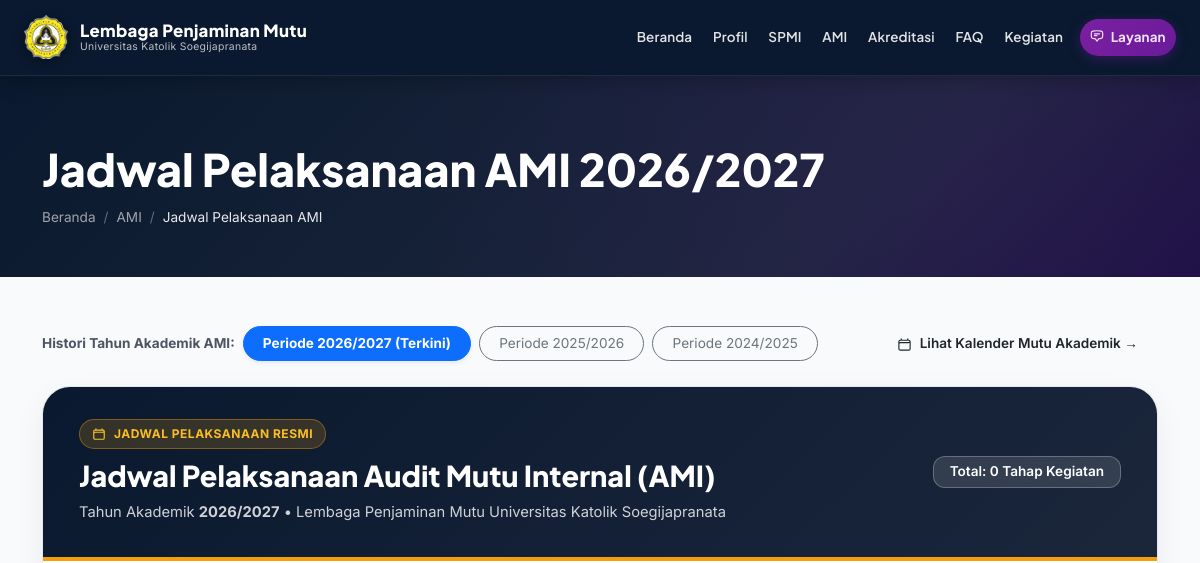
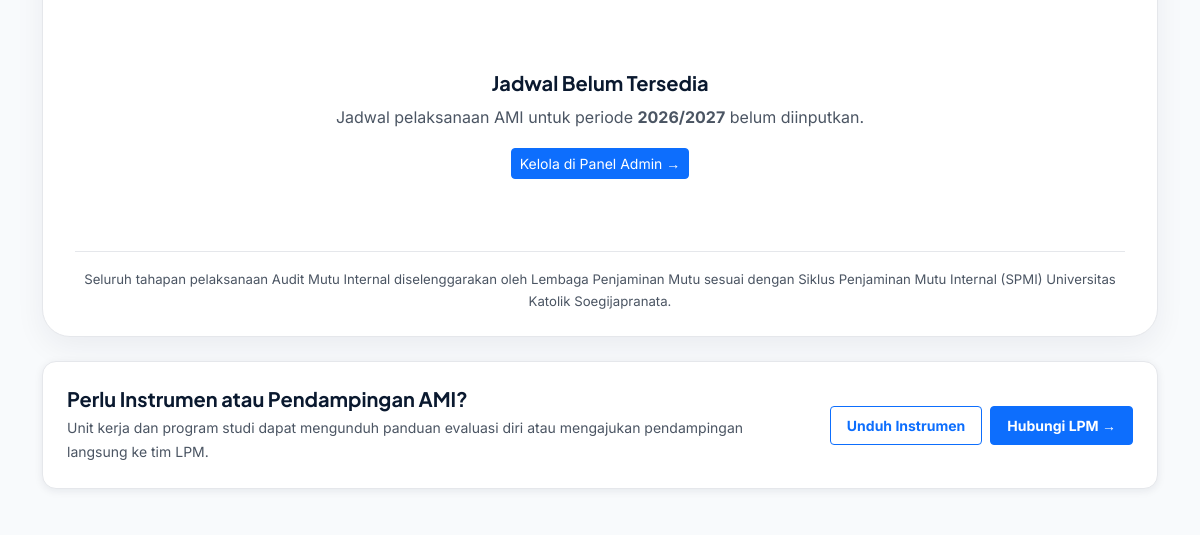
Before: /kalender-ami.php (upper part) with the older database file (2 pictures, top to bottom).
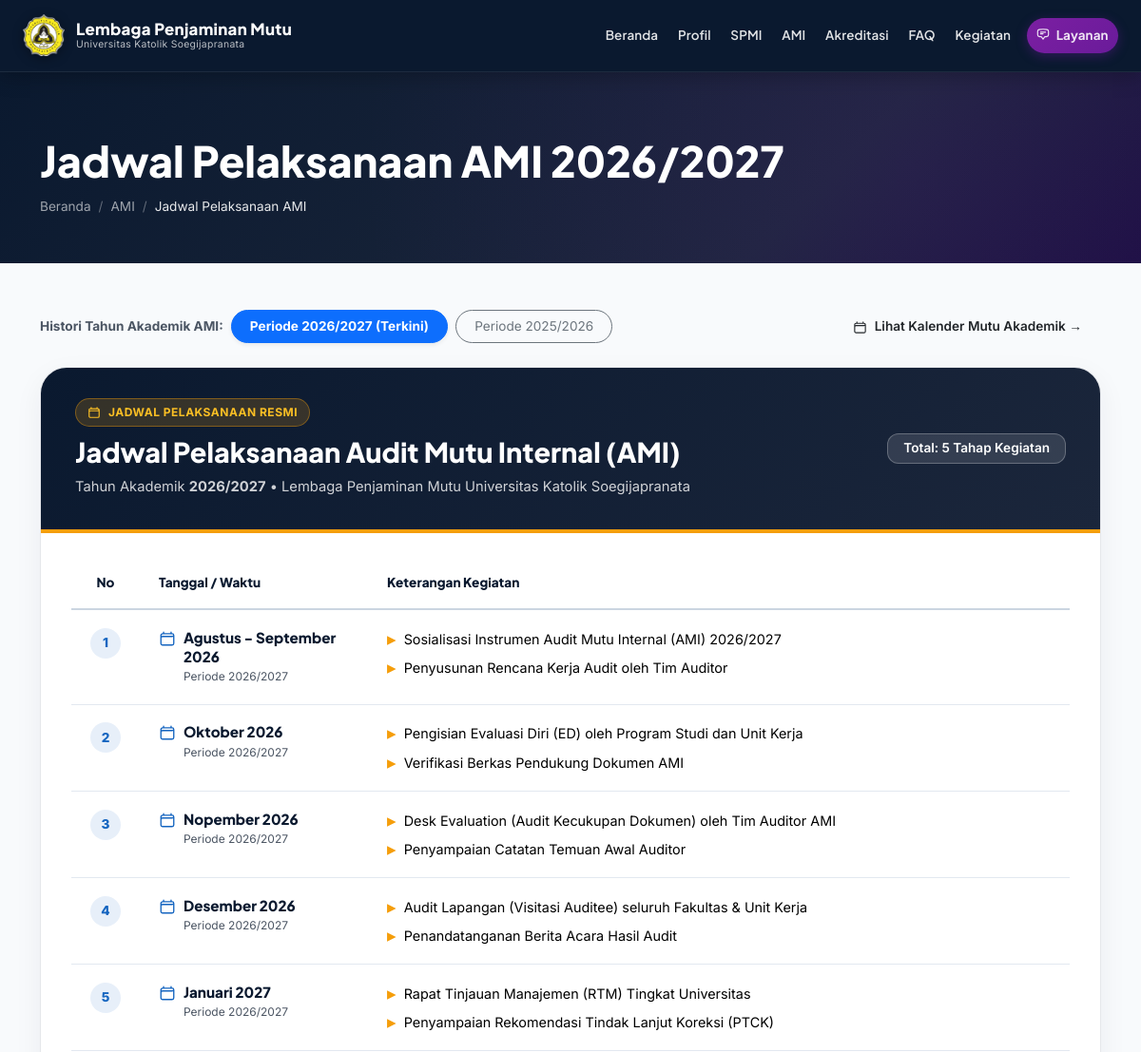
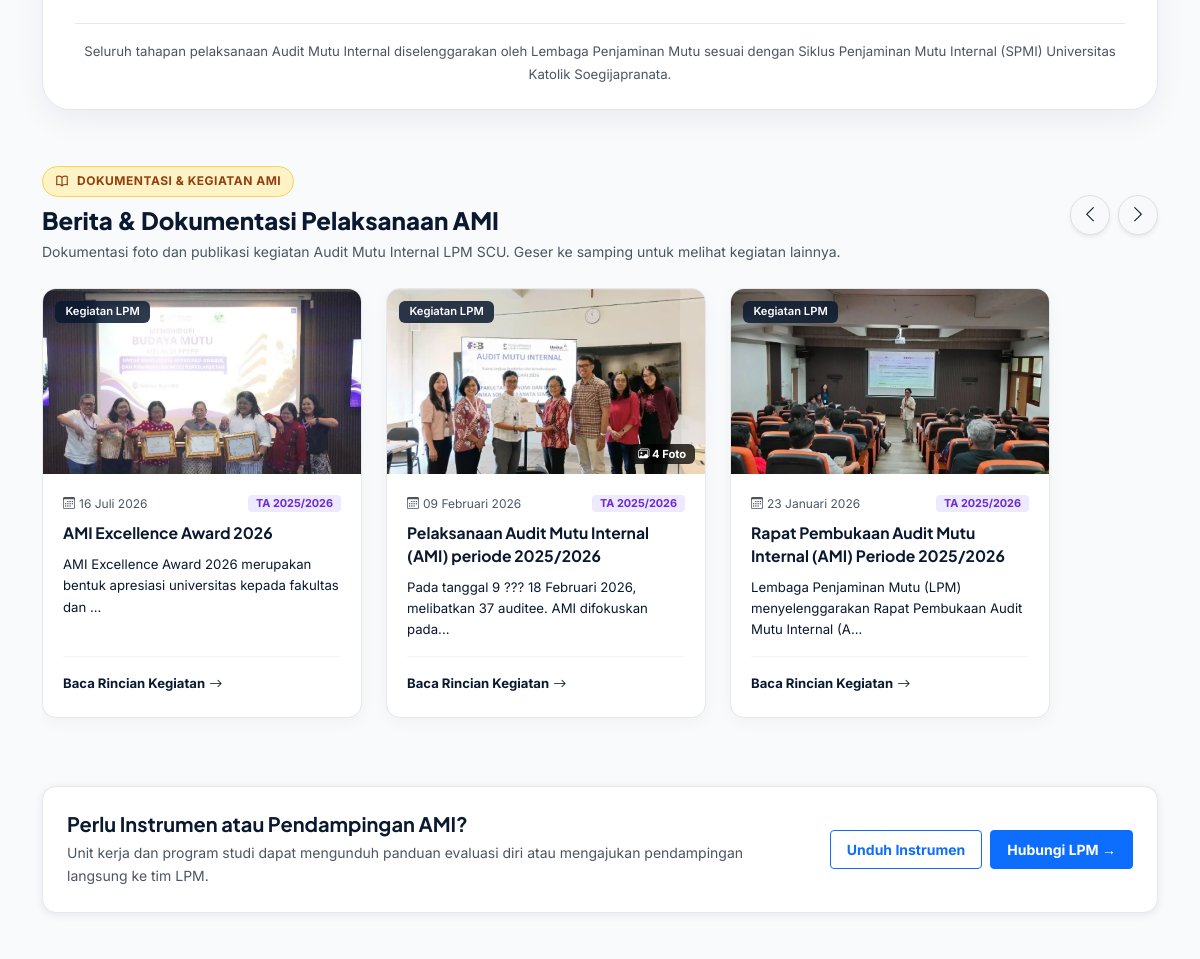
After: the same page with the newer database file (2 pictures, top to bottom).
### tables this page shows
CREATE TABLE `kalender_ami` (
  `id` int(11) NOT NULL AUTO_INCREMENT,
  `tahun_akademik` varchar(50) NOT NULL DEFAULT '2026/2027',
  `bulan_tahun` varchar(100) NOT NULL,
  `urutan` int(11) NOT NULL DEFAULT 1,
  `kegiatan` text NOT NULL,
  `is_active` tinyint(1) NOT NULL DEFAULT 1,
  `created_at` timestamp NOT NULL DEFAULT current_timestamp(),
  `updated_at` timestamp NOT NULL DEFAULT current_timestamp() ON UPDATE current_timestamp(),
  PRIMARY KEY (`id`)
);

CREATE TABLE `berita` (
  `id` int(11) NOT NULL AUTO_INCREMENT,
  `judul` varchar(255) NOT NULL,
  `tipe` varchar(50) DEFAULT 'Berita',
  `slug` varchar(255) NOT NULL,
  `konten` text NOT NULL,
  `gambar` varchar(255) DEFAULT NULL,
  `tanggal_publikasi` date DEFAULT NULL,
  `tampil_di_ami` tinyint(1) NOT NULL DEFAULT 0,
  `created_at` timestamp NULL DEFAULT current_timestamp(),
  PRIMARY KEY (`id`)
);

### config/database.php (called while the page is built, shortened)
<?php
function e(string $str): string {
    return htmlspecialchars($str, ENT_QUOTES, 'UTF-8');
}
function formatTanggal(string $date): string {
    $bulan = [
        1 => 'Januari', 'Februari', 'Maret', 'April',
        'Mei', 'Juni', 'Juli', 'Agustus',
        'September', 'Oktober', 'November', 'Desember'
    ];
    $t = strtotime($date);
    return date('d', $t) . ' ' . $bulan[(int)date('n', $t)] . ' ' . date('Y', $t);
}
function truncate(string $text, int $length = 150): string {
    $text = strip_tags($text);
    return substr($text, 0, $length) . '...';
}
function getTahunAkademik(?string $dateStr): ?string {
    $time = strtotime($dateStr);
    $year  = (int)date('Y', $time);
    $month = (int)date('n', $time);
    if ($month >= 9) {
        return $year . '/' . ($year + 1);
    } else {
        return ($year - 1) . '/' . $year;
    }
}

### kalender-ami.php (the view, shortened to what the rows shown need)
<?php
require_once __DIR__ . '/config/database.php';
$db = getDB();
$list_tahun_ami = $db->query("SELECT DISTINCT tahun_akademik FROM kalender_ami WHERE is_active = 1 ORDER BY tahun_akademik DESC")->fetchAll(PDO::FETCH_COLUMN);
if (empty($list_tahun_ami)) {
    $list_tahun_ami = ['2026/2027', '2025/2026', '2024/2025'];
}
$selected_tahun_ami = trim($_GET['tahun_ami'] ?? ($list_tahun_ami[0] ?? '2026/2027'));
$stmt_ami = $db->prepare("SELECT * FROM kalender_ami WHERE is_active = 1 AND tahun_akademik = ? ORDER BY urutan ASC, id ASC");
$stmt_ami->execute([$selected_tahun_ami]);
$kalender_ami_items = $stmt_ami->fetchAll(PDO::FETCH_ASSOC);
require_once __DIR__ . '/includes/header.php';
?>
<div class="page-banner">
    <div class="container position-relative">
        <h1 class="page-banner-title">Jadwal Pelaksanaan AMI <?= e($selected_tahun_ami) ?></h1>
    </div>
</div>
<section class="py-5 py-md-6" style="background:#F8FAFC;">
    <div class="container">
        <div class="card-lpm mb-4" style="border-radius:var(--radius-xl);overflow:hidden;box-shadow:0 10px 30px rgba(10,25,47,0.06);border:1px solid var(--border);background:#fff;">
            <div style="background:linear-gradient(135deg, #0A192F 0%, #1B263B 100%);color:#ffffff;padding:2rem 2.25rem;border-bottom:4px solid #F59E0B;">
                <div class="d-flex align-items-center justify-content-between flex-wrap gap-3">
                    <div>
                        <h2 style="font-family:var(--font-heading);font-weight:800;font-size:clamp(1.3rem, 2.5vw, 1.8rem);color:#ffffff;margin:0 0 0.35rem;">
                            Jadwal Pelaksanaan Audit Mutu Internal (AMI)
                        </h2>
                    </div>
                </div>
            </div>
            <div style="padding:1.5rem 2rem;">
                <?php if (empty($kalender_ami_items)): ?>
                <div class="text-center py-5">
                    <h5 class="text-navy fw-bold">Jadwal Belum Tersedia</h5>
                    <p class="text-muted">Jadwal pelaksanaan AMI untuk periode <strong><?= e($selected_tahun_ami) ?></strong> belum diinputkan.</p>
                    <a href="<?= SITE_URL ?>/admin/kalender-ami-list.php" class="btn btn-sm btn-primary">
                        Kelola di Panel Admin &rarr;
                    </a>
                </div>
                <?php else: ?>
                <div class="table-responsive">
                    <table class="table align-middle" style="margin-bottom:0;">
                        <thead>
                            <tr style="background:#F1F5F9;border-bottom:2px solid #CBD5E1;">
                                <th style="width:70px;padding:1rem 1.25rem;font-family:var(--font-heading);font-weight:800;color:var(--navy);font-size:0.85rem;text-align:center;">No</th>
                                <th style="width:240px;padding:1rem 1.25rem;font-family:var(--font-heading);font-weight:800;color:var(--navy);font-size:0.85rem;">Tanggal / Waktu</th>
                                <th style="padding:1rem 1.25rem;font-family:var(--font-heading);font-weight:800;color:var(--navy);font-size:0.85rem;">Keterangan Kegiatan</th>
                            </tr>
                        </thead>
                        <tbody>
                            <?php $no = 1; foreach ($kalender_ami_items as $ami):
                                $agenda_lines = array_filter(array_map('trim', explode("\n", $ami['kegiatan'])));
                            ?>
                            <tr style="border-bottom:1px solid #E2E8F0;transition:background 0.15s;">
                                <td style="padding:1.15rem 1.25rem;text-align:center;vertical-align:top;">
                                    <div style="width:32px;height:32px;background:rgba(21,101,192,0.1);color:#1565C0;border-radius:50%;display:inline-flex;align-items:center;justify-content:center;font-weight:800;font-size:0.85rem;">
                                        <?= $no++ ?>
                                    </div>
                                </td>
                                <td style="padding:1.15rem 1.25rem;vertical-align:top;">
                                    <div style="display:flex;align-items:flex-start;gap:8px;">
                                        <div>
                                            <div style="font-family:var(--font-heading);font-weight:800;color:var(--navy);font-size:0.95rem;line-height:1.3;">
                                                <?= e($ami['bulan_tahun']) ?>
                                            </div>
                                            <div style="font-size:0.75rem;color:var(--text-muted);margin-top:2px;">
                                                Periode <?= e($ami['tahun_akademik']) ?>
                                            </div>
                                        </div>
                                    </div>
                                </td>
                                <td style="padding:1.15rem 1.25rem;vertical-align:top;">
                                    <ul style="list-style:none;padding:0;margin:0;display:flex;flex-direction:column;gap:0.45rem;">
                                        <?php foreach ($agenda_lines as $act): ?>
                                        <li style="display:flex;align-items:flex-start;gap:8px;font-size:0.9rem;color:var(--text-main);line-height:1.6;">
                                            <span style="color:#F59E0B;font-size:1.2rem;line-height:1;margin-top:2px;">▸</span>
                                            <span><?= e($act) ?></span>
                                        </li>
                                        <?php endforeach; ?>
                                    </ul>
                                </td>
                            </tr>
                            <?php endforeach; ?>
                        </tbody>
                    </table>
                </div>
                <?php endif; ?>
            </div>
        </div>
        <?php
        $stmt_ami_berita = $db->query("
            SELECT b.*,
            (SELECT COUNT(*) FROM berita_gambar bg WHERE bg.berita_id = b.id) AS total_extra_gambar
            FROM berita b
            WHERE b.tampil_di_ami = 1
            ORDER BY COALESCE(b.tanggal_publikasi, b.created_at) DESC, b.id DESC
        ");
        $kegiatan_ami_items = $stmt_ami_berita ? $stmt_ami_berita->fetchAll(PDO::FETCH_ASSOC) : [];
        ?>
        <?php if (!empty($kegiatan_ami_items)): ?>
        <div class="my-5 pt-2" id="berita-kegiatan-ami">
            <div class="ami-slider-track" id="amiSliderTrack" style="display:flex;gap:1.5rem;overflow-x:auto;scroll-behavior:smooth;scroll-snap-type:x mandatory;padding-bottom:1.25rem;-webkit-overflow-scrolling:touch;">
                <?php foreach ($kegiatan_ami_items as $b):
                    $tgl_b = $b['tanggal_publikasi'] ?: $b['created_at'];
                    $ta_b  = getTahunAkademik($tgl_b);
                    $total_foto = ($b['gambar'] ? 1 : 0) + (int)$b['total_extra_gambar'];
                ?>
                <div class="ami-slider-card card-lpm" style="flex:0 0 320px;max-width:320px;scroll-snap-align:start;border-radius:14px;overflow:hidden;border:1px solid var(--border);background:#fff;display:flex;flex-direction:column;box-shadow:0 4px 15px rgba(0,0,0,0.04);transition:transform 0.2s, box-shadow 0.2s;">
                    <div style="position:relative;height:185px;background:#F1F5F9;overflow:hidden;">
                        <?php if ($b['gambar'] && file_exists(__DIR__ . '/uploads/berita/' . $b['gambar'])): ?>
                            <img src="<?= SITE_URL ?>/uploads/berita/<?= e($b['gambar']) ?>" alt="<?= e($b['judul']) ?>" style="width:100%;height:100%;object-fit:cover;transition:transform 0.3s;" onmouseover="this.style.transform='scale(1.05)'" onmouseout="this.style.transform='scale(1)'">
                        <?php else: ?>
                            <div style="width:100%;height:100%;display:flex;align-items:center;justify-content:center;background:linear-gradient(135deg, #0A192F 0%, #1565C0 100%);color:#fff;">
                                <i class="bi bi-newspaper" style="font-size:2.5rem;opacity:0.4;"></i>
                            </div>
                        <?php endif; ?>
                        <span class="badge" style="position:absolute;top:12px;left:12px;background:rgba(10,25,47,0.85);backdrop-filter:blur(4px);color:#fff;font-size:0.7rem;font-weight:600;padding:0.35rem 0.65rem;border-radius:6px;">
                            <?= e($b['tipe'] ?: 'Kegiatan') ?>
                        </span>
                        <?php if ($total_foto > 1): ?>
                        <span class="badge bg-dark" style="position:absolute;bottom:10px;right:10px;font-size:0.7rem;padding:0.25rem 0.55rem;border-radius:6px;background:rgba(0,0,0,0.75)!important;backdrop-filter:blur(4px);" title="<?= $total_foto ?> Foto Dokumentasi">
                            <i class="bi bi-images"></i> <?= $total_foto ?> Foto
                        </span>
                        <?php endif; ?>
                    </div>
                    <div style="padding:1.25rem;display:flex;flex-direction:column;flex-grow:1;">
                        <div class="d-flex align-items-center justify-content-between mb-2" style="font-size:0.75rem;color:var(--text-muted);">
                            <span><i class="bi bi-calendar3 me-1"></i><?= formatTanggal($tgl_b) ?></span>
                            <?php if ($ta_b): ?>
                            <span class="badge" style="background:#EDE9FE;color:#6D28D9;font-weight:700;font-size:0.68rem;padding:0.2rem 0.5rem;border-radius:4px;">
                                TA <?= e($ta_b) ?>
                            </span>
                            <?php endif; ?>
                        </div>
                        <h5 style="font-family:var(--font-heading);font-weight:700;font-size:0.98rem;line-height:1.45;margin-bottom:0.6rem;color:var(--navy);">
                            <a href="<?= SITE_URL ?>/berita-detail.php?slug=<?= e($b['slug']) ?>" style="color:inherit;text-decoration:none;">
                                <?= e(mb_substr($b['judul'], 0, 65)) ?><?= mb_strlen($b['judul']) > 65 ? '...' : '' ?>
                            </a>
                        </h5>
                        <p style="font-size:0.825rem;color:var(--text-main);line-height:1.6;margin-bottom:1rem;flex-grow:1;">
                            <?= truncate(strip_tags($b['konten']), 85) ?>
                        </p>
                        <div style="padding-top:0.75rem;border-top:1px solid #F1F5F9;margin-top:auto;">
                            <a href="<?= SITE_URL ?>/berita-detail.php?slug=<?= e($b['slug']) ?>" class="d-inline-flex align-items-center gap-1" style="font-size:0.82rem;font-weight:700;color:var(--blue);text-decoration:none;">
                                Baca Rincian Kegiatan <i class="bi bi-arrow-right"></i>
                            </a>
                        </div>
                    </div>
                </div>
                <?php endforeach; ?>
            </div>
        </div>
        <?php endif; ?>
    </div>
</section>
<?php require_once __DIR__ . '/includes/footer.php'; ?>

Changed rows visible on the page:
added kalender_ami: bulan_tahun "Agustus - September 2026", tahun_akademik "2026/2027", kegiatan "Sosialisasi Instrumen Audit Mutu Internal (AMI) 2026/2027", kegiatan "Penyusunan Rencana Kerja Audit oleh Tim Auditor"
added kalender_ami: bulan_tahun "Oktober 2026", tahun_akademik "2026/2027", kegiatan "Pengisian Evaluasi Diri (ED) oleh Program Studi dan Unit Kerja", kegiatan "Verifikasi Berkas Pendukung Dokumen AMI"
added kalender_ami: bulan_tahun "Nopember 2026", tahun_akademik "2026/2027", kegiatan "Desk Evaluation (Audit Kecukupan Dokumen) oleh Tim Auditor AMI", kegiatan "Penyampaian Catatan Temuan Awal Auditor"
added kalender_ami: bulan_tahun "Desember 2026", tahun_akademik "2026/2027", kegiatan "Audit Lapangan (Visitasi Auditee) seluruh Fakultas & Unit Kerja", kegiatan "Penandatanganan Berita Acara Hasil Audit"
added kalender_ami: bulan_tahun "Januari 2027", tahun_akademik "2026/2027", kegiatan "Rapat Tinjauan Manajemen (RTM) Tingkat Universitas", kegiatan "Penyampaian Rekomendasi Tindak Lanjut Koreksi (PTCK)"
added berita: gambar (picture), tipe "Kegiatan LPM", tanggal_publikasi "16 Juli 2026", tanggal_publikasi "2025/2026", judul "AMI Excellence Award 2026", konten "AMI Excellence Award 2026 merupakan bentuk apresiasi universitas kepada fakultas dan ..."
added berita: gambar (picture), tipe "Kegiatan LPM", total_foto "4", tanggal_publikasi "09 Februari 2026", tanggal_publikasi "2025/2026", judul "Pelaksanaan Audit Mutu Internal (AMI) periode 2025/2026", konten "Pada tanggal 9 ??? 18 Februari 2026, melibatkan 37 auditee. AMI difokuskan pada..."
added berita: gambar (picture), tipe "Kegiatan LPM", tanggal_publikasi "23 Januari 2026", tanggal_publikasi "2025/2026", judul "Rapat Pembukaan Audit Mutu Internal (AMI) Periode 2025/2026", konten "Lembaga Penjaminan Mutu (LPM) menyelenggarakan Rapat Pembukaan Audit Mutu Internal (A..."
Other visible differences:
count($kalender_ami_items): "0" → "5"
$selected_tahun_ami: "2026/2027" → (not shown)
text no longer shown: "Jadwal Belum Tersedia Jadwal pelaksanaan AMI untuk periode belum diinputkan. Kelola di Panel Admin →"
text now shown: "No Tanggal / Waktu Keterangan Kegiatan DOKUMENTASI & KEGIATAN AMI Berita & Dokumentasi Pelaksanaan AMI Dokumentasi foto dan publikasi kegiatan Audit Mutu Internal LPM SCU. Geser ke samping untuk melihat kegiatan lainnya."
list line gone: "Periode 2024/2025"
